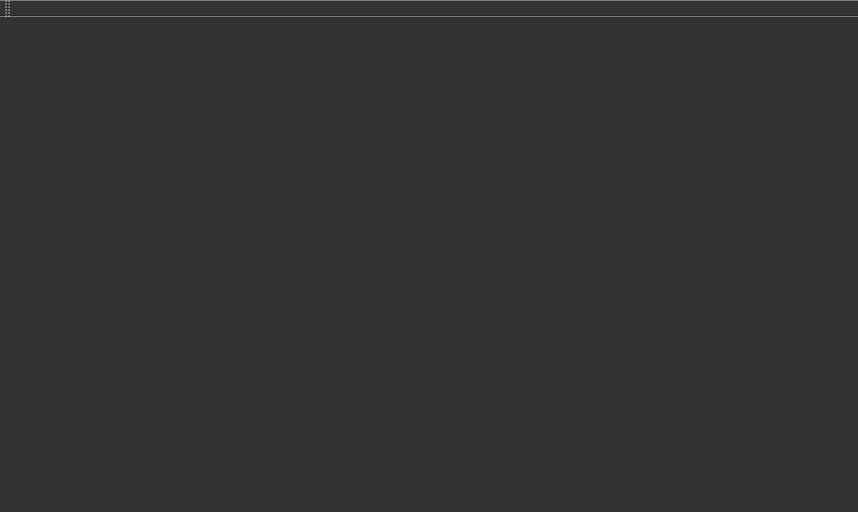
<?xml version="1.0" encoding="UTF-8"?>
<ui version="4.0">
 <class>MainWindow</class>
 <widget class="QMainWindow" name="MainWindow">
  <property name="geometry">
   <rect>
    <x>0</x>
    <y>0</y>
    <width>858</width>
    <height>512</height>
   </rect>
  </property>
  <property name="windowTitle">
   <string>MainWindow</string>
  </property>
  <property name="autoFillBackground">
   <bool>false</bool>
  </property>
  <property name="styleSheet">
   <string notr="true">QWidget{
background-color: rgb(50,50,50);
color: white;
font: normal 10px;
/*margin-left: 1px;
margin-right: 1px;
margin-top: 1px;
margin-bottom: 1px;*/
}
QMainWindow{
background-color: rgb(50, 50, 50);
color: white;
selection-color: yellow;
selection-background-color: black;
border-style: inset;
border-width: 0;
border-color: gray;
/* border-radius: 10px; */
font: normal 10px;
padding: 0px;
min-width: 3em;
}
QScrollBar:vertical {
/*border: 2px solid grey;*/
width: 10px;
/* margin: 22px 0 22px 0;*/
}
QScrollBar:horizontal {
height: 10px;
}
QToolBox::tab:selected {
font: italic;
}
QToolBox::tab {
background: qlineargradient( x1: 0, y1: 0, x2: 0, y2: 1, stop: 0 #444, stop: 0.1 #555, stop: 0.49 #333, stop: 0.5 #222, stop: 1 #333);
color: white;
}
QMenuBar::item:title {
background-color: rgb(50, 50, 50);
}
QMenuBar::title:icon{
background-color: rgb(50,50,50);
}
QDockWidget {
background-color: rgb(100, 100, 100);
}
QDockWidget::float-button {
background-color: rgb(50, 50, 50);
}

QTreeView::item:hover {
background-color: yellow;
color :black;
}
QTreeView::item:selected {
background-color: yellow;
color: black;
}
QTreeView::branch:closed:has-children:!has-siblings,
QTreeView::branch:closed:has-children:has-siblings {
border-image: none;
image: url(/src/covise/src/OpenCOVER/DrivingSim/oddlot/src/branch_closed.png);
}
QTreeView::branch:open:has-children:!has-siblings,
QTreeView::branch:open:has-children:has-siblings {
border-image: none;
image: url(/src/covise/src/OpenCOVER/DrivingSim/oddlot/src/branch_open.png);
}
QLineEdit{
background-color: rgb(50, 50, 50);
} 
QLineEdit:hover{
border: 1px solid gray;
background-color: rgb(50, 50, 50);
}
QLabel{
border-style: none;
}
QTabBar{
color:  rgb(50, 50, 50);
}
QHeaderView::section{
background-color: rgb(50,50,50);
}


QTabWidget::pane { /* The tab widget frame */
    border-top: 2px solid #323232;
}

QTabWidget::tab-bar {
    left: 5px; /* move to the right by 5px */
}

/* Style the tab using the tab sub-control. Note that
    it reads QTabBar _not_ QTabWidget */
QTabBar::tab {
    background: qlineargradient(x1: 0, y1: 0, x2: 0, y2: 1,
                                stop: 0 #626262, stop: 0.4 #525252,
                                stop: 0.5 #323232, stop: 1.0 #303030);
    color: white;
    border: 2px solid #C4C4C3;
    border-bottom-color: #323232; /* same as the pane color */
    border-top-left-radius: 4px;
    border-top-right-radius: 4px;
    min-width: 8ex;
    padding: 2px;
}

QTabBar::tab:selected, QTabBar::tab:hover {
    background: qlineargradient(x1: 0, y1: 0, x2: 0, y2: 1,
                                stop: 0 #fafafa, stop: 0.4 #f4f4f4,
                                stop: 0.5 #e7e7e7, stop: 1.0 #fafafa);
    color: black;
}

QTabBar::tab:selected {

    color: black;
    border-color: #525252;
    border-bottom-color: #323232; /* same as pane color */
}

QTabBar::tab:!selected {
    margin-top: 2px; /* make non-selected tabs look smaller */
}

/* make use of negative margins for overlapping tabs */
QTabBar::tab:selected {
    /* expand/overlap to the left and right by 4px */
    margin-left: -4px;
    margin-right: -4px;
}

QTabBar::tab:first:selected {
    margin-left: 0; /* the first selected tab has nothing to overlap with on the left */
}

QTabBar::tab:last:selected {
    margin-right: 0; /* the last selected tab has nothing to overlap with on the right */
}

QTabBar::tab:only-one {
    margin: 0; /* if there is only one tab, we don't want overlapping margins */
}

QSplitter::handle:vertical {
background: qlineargradient(x1:0, y1:0, x2:0, y2:1,
    stop:0 #eee, stop:1 #ccc);
border: 1px solid #777;
height: 3px;
margin-left: 2px;
margin-right: 2px;
margin-top: 1px;
margin-bottom: 1px;
border-radius: 4px;
}

</string>
  </property>
  <widget class="QWidget" name="centralWidget"/>
  <widget class="QMenuBar" name="menuBar">
   <property name="geometry">
    <rect>
     <x>0</x>
     <y>0</y>
     <width>858</width>
     <height>18</height>
    </rect>
   </property>
  </widget>
  <widget class="QToolBar" name="mainToolBar">
   <attribute name="toolBarArea">
    <enum>TopToolBarArea</enum>
   </attribute>
   <attribute name="toolBarBreak">
    <bool>false</bool>
   </attribute>
  </widget>
  <widget class="QStatusBar" name="statusBar"/>
 </widget>
 <layoutdefault spacing="6" margin="11"/>
 <resources/>
 <connections/>
</ui>
